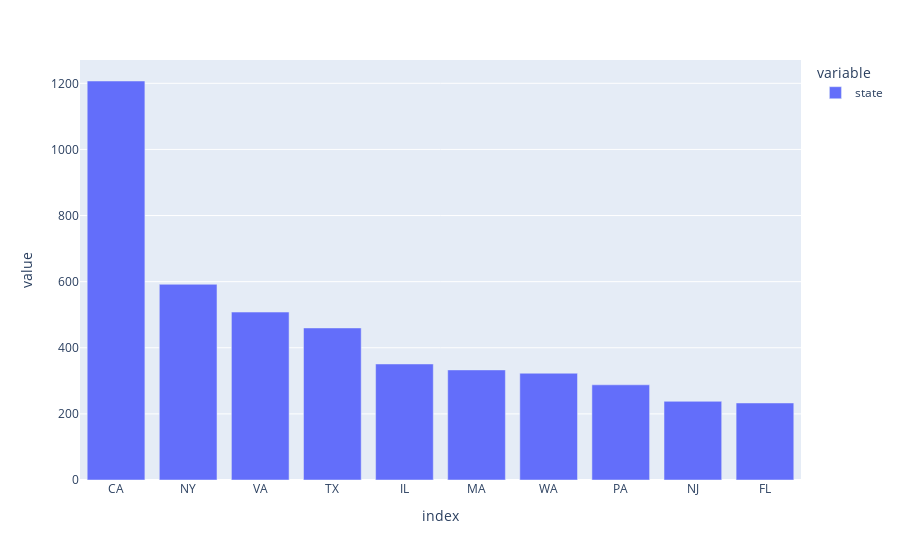

Notebook code cell kept with this figure:
### Code cell
data3 = pd.DataFrame(df['state'].value_counts().head(10))
data3

import plotly.express as px
fig = px.bar(data3)
fig.show()

### Figure 1 — Plotly figure (JSON) as saved in the notebook; plotly's stock layout.template omitted (floating-point values rounded to 4 significant figures)
{"data": [{"alignmentgroup": "True", "hovertemplate": "variable=state<br>index=%{x}<br>value=%{y}<extra></extra>", "legendgroup": "state", "marker": {"color": "#636efa"}, "name": "state", "offsetgroup": "state", "orientation": "v", "showlegend": true, "textposition": "auto", "type": "bar", "x": ["CA", "NY", "VA", "TX", "IL", "MA", "WA", "PA", "NJ", "FL"], "xaxis": "x", "y": [1207, 592, 508, 460, 351, 333, 323, 288, 238, 233], "yaxis": "y"}], "layout": {"barmode": "relative", "legend": {"title": {"text": "variable"}, "tracegroupgap": 0}, "margin": {"t": 60}, "xaxis": {"anchor": "y", "domain": [0, 1], "title": {"text": "index"}}, "yaxis": {"anchor": "x", "domain": [0, 1], "title": {"text": "value"}}}}
